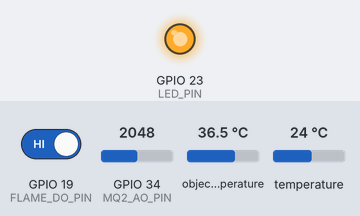
A sketch run on a simulated ESP32. Shown: output pins drawn as LEDs (lit = HIGH). Inputs (shaded band) come from the test bench; at power-on: GPIO 19 (FLAME_DO_PIN) HIGH, GPIO 34 (MQ2_AO_PIN) = 2048, object temperature 36.5 °C, temperature 24 °C. WiFi joins after 1.5 s; servers stay silent unless stated; what the sketch prints to the serial monitor is not drawn.

Above: at 2.6 s.
At 4.7 s:
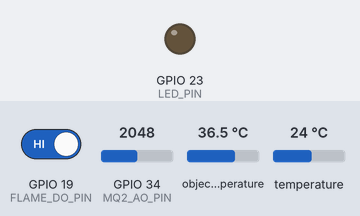
4.8 s: GPIO 19 (FLAME_DO_PIN) driven LOW
Timing chart, 0 to 7.8 s (numbered marks = the images above; inputs shaded):
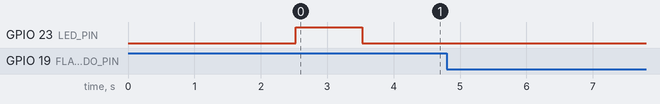

The sketch:

esp32_led_controller.ino
```cpp
#include <WiFi.h>
#include <Wire.h>
#include <Adafruit_MLX90614.h>

// Wi-Fi credentials
const char* ssid = "Mego Wifi";
const char* password = "kyth119904";

// Pin definitions
#define MQ2_AO_PIN     34
#define FLAME_DO_PIN   19
#define LED_PIN        23

// MLX90614
Adafruit_MLX90614 mlx = Adafruit_MLX90614();

void setup() {
  Serial.begin(115200);
  delay(1000);

  // Pin setup
  pinMode(FLAME_DO_PIN, INPUT);
  pinMode(LED_PIN, OUTPUT);

  Serial.println();
  Serial.println("StoveAide - Module Check");
  Serial.println("------------------------");

  // --- WiFi ---
  WiFi.begin(ssid, password);
  Serial.print("Connecting to Wi-Fi");
  while (WiFi.status() != WL_CONNECTED) {
    delay(500);
    Serial.print(".");
  }
  Serial.println();
  Serial.println("✔ Wi-Fi Connected: " + String(WiFi.SSID()));
  Serial.println("  IP: " + WiFi.localIP().toString());
  Serial.println("  Signal: " + String(WiFi.RSSI()) + " dBm");
  Serial.println();

  // --- MLX90614 ---
  Serial.print("Checking MLX90614 (IR Temp)... ");
  if (mlx.begin()) {
    Serial.println("✔ Connected");
    Serial.println("  Ambient Temp: " + String(mlx.readAmbientTempC()) + " °C");
    Serial.println("  Object Temp:  " + String(mlx.readObjectTempC()) + " °C");
  } else {
    Serial.println("✘ NOT FOUND — Check SDA(D21) SCL(D22) wiring");
  }
  Serial.println();

  // --- MQ-2 ---
  Serial.print("Checking MQ-2 (Gas Sensor)... ");
  int gasValue = analogRead(MQ2_AO_PIN);
  if (gasValue > 0) {
    Serial.println("✔ Reading signal");
    Serial.println("  Raw value: " + String(gasValue) + " / 4095");
  } else {
    Serial.println("✘ No signal — Check VIN and D34 wiring");
  }
  Serial.println();

  // --- HW-072 Flame Sensor ---
  Serial.print("Checking HW-072 (Flame Sensor)... ");
  int flameValue = digitalRead(FLAME_DO_PIN);
  Serial.println("✔ Reading signal");
  Serial.println("  Flame detected: " + String(flameValue == LOW ? "YES" : "NO"));
  Serial.println();

  // --- LED ---
  Serial.print("Checking LED... ");
  digitalWrite(LED_PIN, HIGH);
  delay(1000);
  digitalWrite(LED_PIN, LOW);
  Serial.println("✔ Blink test done (D23)");
  Serial.println();

  Serial.println("------------------------");
  Serial.println("Module check complete.");
}

void loop() {
  if (WiFi.status() == WL_CONNECTED) {
    Serial.println("Wi-Fi OK | Gas: " + String(analogRead(MQ2_AO_PIN)) +
                   " | Flame: " + String(digitalRead(FLAME_DO_PIN) == LOW ? "YES" : "NO"));
  } else {
    Serial.println("Wi-Fi connection lost.");
  }
  delay(5000);
}
```

Measured:
- after the input at 4.8 s, every drawn part: stays the same
